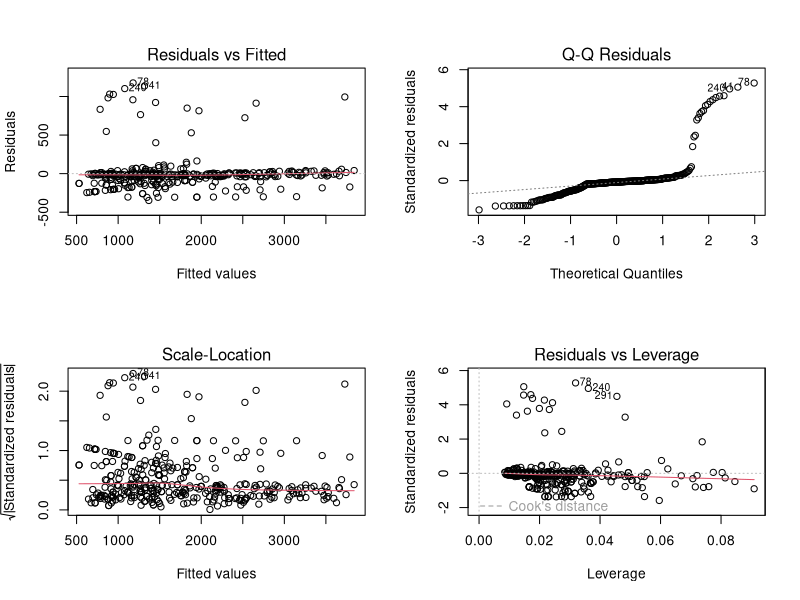

This chart was generated by the following R code: (Note: this script raises an error after producing the figure.)
## ---- chunk 1
library(tidyverse)
library(readr)
library(lubridate)
## ---- chunk 2
# Import data, convert weeks into date datatype
production_data <- read_csv('CSV/weekly_factory_production.csv',
                            col_types = cols(
                              week = col_date(format = "%Y-%m-%d")))
# Are there null vals
colSums((is.na(production_data)))

# Add month column
production_data$MONTH_PRODUCED <- format(production_data$week, "%Y-%m")

# Rename all columns to exclude spaces
production_data <- production_data %>%
  rename(
     "Classic_Cars" = `Classic Cars`,
     "Trucks_and_Buses" = `Trucks and Buses`,
     "Vintage_Cars" = `Vintage Cars` 
  )

# The outlier column indicates sections of weekly cost data that deviates from the norm. Create a flag column with 1 indicating that the row has outlieing data
production_data$outlier_flag <- if_else(production_data$outlier > 0, 1, 0)

# Calculate total production
production_data$TOTAL_UNITS <- production_data$Classic_Cars + production_data$Motorcycles + production_data$Planes + production_data$Ships + production_data$Trucks_and_Buses+production_data$Vintage_Cars

# Calculate item production costs
production_data$`AGGREGATE_CPU` <- production_data$weekly_cost / production_data$TOTAL_UNITS
## ---- chunk 3
# Import sales data, Convert N/A values back to North America, and format date
sales_data <- read_csv("CSV/sales_data_sample_cleaned.csv")
sales_data$TERRITORY[is.na(sales_data$TERRITORY)] <- "NA"
sales_data$ORDERDATE <- mdy(sales_data$ORDERDATE)

# Create a Month_Ordered Column containing the month and year combined
sales_data$MONTH_ORDERED <- format(sales_data$ORDERDATE, "%Y-%m")
## ---- chunk 4
regression_products <- lm(data = production_data, weekly_cost ~ Classic_Cars + Motorcycles +
                            Planes + Ships + Trucks_and_Buses + Vintage_Cars)
summary(regression_products)
## ---- chunk 5
F0_Production <- production_data %>% filter(factory_id == "0")
F1_Production <- production_data %>% filter(factory_id == "1")
F2_Production <- production_data %>% filter(factory_id == "2")

## ---- chunk 6
f0_regression <- lm(data = F0_Production, weekly_cost ~ Classic_Cars + Ships)
summary(f0_regression)

f1_regression <- lm(data = F1_Production,weekly_cost ~  Motorcycles +Trucks_and_Buses)
summary(f1_regression)

f2_regression <- lm(data = F2_Production,weekly_cost ~ Planes+Vintage_Cars)
summary(f2_regression)

#include the factory for the regression
Master_Regression <- lm(weekly_cost ~ Classic_Cars + Motorcycles + Planes + Ships + 
                  Trucks_and_Buses + Vintage_Cars + factor(factory_id), 
                  data = production_data,
                  weights = if_else(production_data$outlier == 0, 1, 0))
summary(Master_Regression)
par(mfrow=c(2,2))
plot(Master_Regression)
par(mfrow=c(1,1))
## ---- chunk 7
# Crate a long format of production data
 
# Assign predicted coefficients of regression model to long format model
reg_coeffs <- coef(Master_Regression)
#Clean up the back ticks generated in production line names
names(reg_coeffs) <- gsub("`","", names(reg_coeffs))
# Define the base production intercept
base_intercept <- reg_coeffs["(Intercept)"]

# Implement regression calculated product cost per unit
weekly_productions_by_productline <- weekly_productions_by_productline %>%
  mutate(
    REGRESSION_CPU = ifelse(UNITS_PRODUCED > 0,
                            reg_coeffs[PRODUCTLINE],
                            0)
    )

# add intercepts based on factory id_ factory 0 is base ID
weekly_productions_by_productline <- weekly_productions_by_productline %>%
  mutate(
    REG_FACTORY_BASE_COST = base_intercept + case_when(
      factory_id == 1 ~ reg_coeffs["factor(factory_id)1"],
      factory_id == 2 ~ reg_coeffs["factor(factory_id)2"],
      TRUE            ~ 0 # This handles Factory 0
    )
  )
# add regression product costs
weekly_productions_by_productline$REG_TTL_PROD_COST_NO_BASE <- weekly_productions_by_productline$REGRESSION_CPU * weekly_productions_by_productline$UNITS_PRODUCED

weekly_productions_by_productline
## ---- chunk 8
# condense the data by month and product line
monthly_productions_factory_X_productline <- weekly_productions_by_productline %>%
  group_by(Month, PRODUCTLINE, factory_id) %>%
  summarise(
    TOTAL_UNITS_PRODUCED = sum(UNITS_PRODUCED),
    .groups = "drop"
  ) %>% filter(TOTAL_UNITS_PRODUCED != 0)
# Implement regression calculated product cost per unit
monthly_productions_factory_X_productline <- monthly_productions_factory_X_productline %>%
  mutate(
    REGRESSION_CPU = ifelse(TOTAL_UNITS_PRODUCED > 0,
                            reg_coeffs[PRODUCTLINE],
                            0)
    )

# add intercepts based on factory id_ factory 0 is base ID
monthly_productions_factory_X_productline <-monthly_productions_factory_X_productline %>%
  mutate(
    REG_FACTORY_BASE_COST = base_intercept + case_when(
      factory_id == 1 ~ reg_coeffs["factor(factory_id)1"],
      factory_id == 2 ~ reg_coeffs["factor(factory_id)2"],
      TRUE            ~ 0 # This handles Factory 0
    )
  )
# add regression product costs without base
monthly_productions_factory_X_productline$REG_PROD_COST_NO_BASE <-monthly_productions_factory_X_productline$REGRESSION_CPU * monthly_productions_factory_X_productline$TOTAL_UNITS_PRODUCED
# add regression product costs with base
monthly_productions_factory_X_productline$AVG_PRODUCTION_COST_W_BASE <- monthly_productions_factory_X_productline$REGRESSION_CPU *
  monthly_productions_factory_X_productline$TOTAL_UNITS_PRODUCED + 
  monthly_productions_factory_X_productline$REG_FACTORY_BASE_COST

monthly_productions_factory_X_productline

## ---- chunk 9
#Calculate average price by product type- used for product monthly data
monthly_sales_by_productline <- sales_data %>%
  group_by(MONTH_ORDERED, PRODUCTLINE) %>%
  summarise(
    MIN_PRICE_SOLD = min(PRICEEACH, na.rm = TRUE),
      AVG_PRICE_SOLD = mean(PRICEEACH, na.rm = TRUE),
    MAX_PRICE_SOLD = max(PRICEEACH, na.rm = TRUE),
    AVG_SHIPPED_PER_ORDER = mean(QUANTITYORDERED, na.rm = TRUE),
    TOTAL_SHIPPED = sum(QUANTITYORDERED, na.rm = TRUE),
    TOTAL_SALES = sum(SALES)
  )
monthly_sales_by_productline

Final_SalesXProduction_Productline <- monthly_productions_factory_X_productline %>%
  full_join(monthly_sales_by_productline,
            by = c("Month" = "MONTH_ORDERED","PRODUCTLINE"))
# Calculate profits per product
Final_SalesXProduction_Productline$MIN_PRODUCT_PROFIT <- Final_SalesXProduction_Productline$MIN_PRICE_SOLD - Final_SalesXProduction_Productline$REGRESSION_CPU
Final_SalesXProduction_Productline$AVG_PRODUCT_PROFIT <- Final_SalesXProduction_Productline$AVG_PRICE_SOLD - Final_SalesXProduction_Productline$REGRESSION_CPU
Final_SalesXProduction_Productline$Max_PRODUCT_PROFIT <- Final_SalesXProduction_Productline$MAX_PRICE_SOLD - Final_SalesXProduction_Productline$REGRESSION_CPU
            
# Add Average Revenue per product
Final_SalesXProduction_Productline$MIN_TOTAL_REVENUE <- Final_SalesXProduction_Productline$TOTAL_SHIPPED * Final_SalesXProduction_Productline$MIN_PRICE_SOLD
Final_SalesXProduction_Productline$AVG_TOTAL_REVENUE <- Final_SalesXProduction_Productline$TOTAL_SHIPPED * Final_SalesXProduction_Productline$AVG_PRICE_SOLD
Final_SalesXProduction_Productline$MAX_TOTAL_REVENUE <- Final_SalesXProduction_Productline$TOTAL_SHIPPED * Final_SalesXProduction_Productline$MAX_PRICE_SOLD
# Add average profit 
Final_SalesXProduction_Productline$MIN_TOTAL_PROFIT <- Final_SalesXProduction_Productline$MIN_TOTAL_REVENUE - Final_SalesXProduction_Productline$AVG_PRODUCTION_COST_W_BASE
Final_SalesXProduction_Productline$AVG_TOTAL_PROFIT <- Final_SalesXProduction_Productline$AVG_TOTAL_REVENUE - Final_SalesXProduction_Productline$AVG_PRODUCTION_COST_W_BASE
Final_SalesXProduction_Productline$MAX_TOTAL_PROFIT <- Final_SalesXProduction_Productline$MAX_TOTAL_REVENUE - Final_SalesXProduction_Productline$AVG_PRODUCTION_COST_W_BASE
Final_SalesXProduction_Productline$ACTUAL_TOTAL_PROFIT <- Final_SalesXProduction_Productline$TOTAL_SALES - Final_SalesXProduction_Productline$AVG_PRODUCTION_COST_W_BASE

Final_SalesXProduction_Productline
